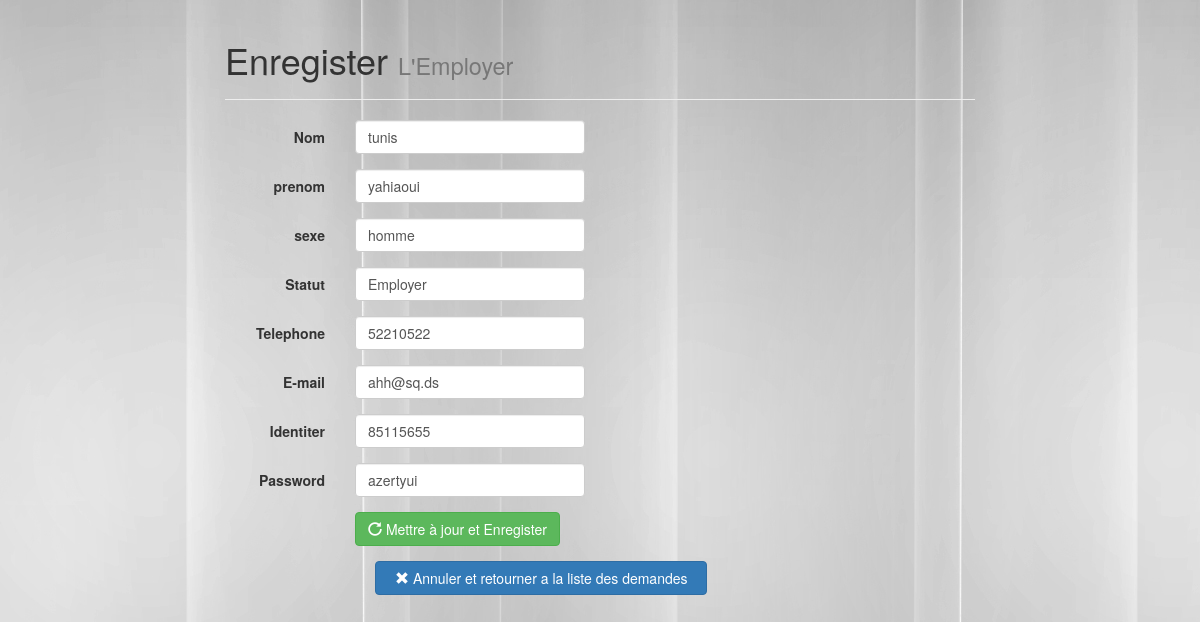
The app's page /LoginPage/list_employer.php?id=8 with its own data.
### tables this page shows
CREATE TABLE `user` (
  `id` int(8) NOT NULL,
  `nom` varchar(50) NOT NULL,
  `prenom` varchar(50) NOT NULL,
  `sexe` varchar(50) NOT NULL,
  `statut` varchar(50) NOT NULL,
  `num_tele` int(8) NOT NULL,
  `mail` varchar(50) NOT NULL,
  `cin` int(8) NOT NULL,
  `pwd` varchar(250) NOT NULL
);

### LoginPage/list_employer.php (the view, shortened to what this page needs)
<head>
      <link rel="stylesheet" href="vendor/bootstrap/css/bootstrap.css"/>
      <link rel="stylesheet" href="dist/css/formValidation.css"/>
</head>
<body background="img/ins.jpg">
<?php
$id=$_GET['id'];
$bdd = new PDO('mysql:host=localhost;dbname=login;charset=utf8', 'root', '');
$reponse = $bdd->query("SELECT * FROM user WHERE id = '$id'");
?>
<div class="container">
   <div class="row">
        <section>
		  <div class="col-lg-8 col-lg-offset-2">
			   <div class="page-header"> <h1>Enregister <small> L'Employer </small></h1> </div>
			   <form name="f" id="f" method="POST" class="form-horizontal" >
			    <?php while ($donnees = $reponse->fetch())
				{?>
				  				  <div class="form-group">
                            <label class="col-lg-2 control-label">Nom</label>
                            <div class="col-lg-4">
                            <input type="text" class=" form-control" name="Votre nom" id="nom" value="<?php echo $donnees["nom"]; ?>" />
                            </div>
               </div>
				  <div class="form-group">
                            <label class="col-lg-2 control-label">prenom</label>
                            <div class="col-lg-4">
                            <input type="text" class=" form-control" name="Votre prenom" id="prenom" value="<?php echo $donnees["prenom"]; ?>" />
                            </div>
               </div>
			    <div class="form-group">
                          <label class="col-lg-2 control-label">sexe</label>
                            <div class="col-lg-4">
                            <input type="text" class="form-control" name="Votre sexe "id="sexe" value="<?php echo $donnees["sexe"]; ?>"   />
                            </div>
				</div>
			   <div class="form-group">
                          <label class="col-lg-2 control-label">Statut</label>
                            <div class="col-lg-4">
                            <input type="text" class="form-control" name="Votre Statut"id="statut" value="<?php echo $donnees["statut"]; ?>"   />
                            </div>
			   </div>
			   <div class="form-group">
                          <label class="col-lg-2 control-label">Telephone</label>
                            <div class="col-lg-4">
                            <input type="text" class="form-control" name="Numero telephone" id="num_tele"  value="<?php echo $donnees["num_tele"]; ?>"/>
                            </div>
               </div>
				<div class="form-group">
                          <label class="col-lg-2 control-label">E-mail </label>
                            <div class="col-lg-4">
                            <input type="text" class="form-control" name="Adresse electronique" id="mail" value="<?php echo $donnees["mail"]; ?>" />
                            </div>
               </div>
			   	<div class="form-group">
                          <label class="col-lg-2 control-label">Identiter</label>
                            <div class="col-lg-4">
                            <input type="text" class="form-control" name="Carte d'identiter" id="cin" value="<?php echo $donnees["cin"]; ?>" />
                            </div>
               </div>
			   	<div class="form-group">
                          <label class="col-lg-2 control-label">Password </label>
                            <div class="col-lg-4">
                            <input type="text" class="form-control" name="radius2" id="pwd" value="<?php echo $donnees["pwd"]; ?>" />
                            </div>
               </div>
			    <?php } ?>
			   <div class="form-group">
                            <div class="col-lg-9 col-lg-offset-2">
							<a style="text-decoration: none" class="confirmModalLink" >
                             <button class="btn btn-success" >
                              <span class="glyphicon glyphicon-repeat" aria-hidden="true"></span>   Mettre à jour et Enregister
                              </button> </a>
							</div>
 			    </div>
			   </form>
		  </div>
        </section>
   </div>
</div>
<div class="col-lg-9 col-lg-offset-2">
<div class="col-lg-5 col-lg-offset-2">
<a href="list_demande.php" class="btn btn-block btn-primary"> <span class="glyphicon glyphicon-remove" aria-hidden="true">
</span> Annuler et retourner a la liste des demandes</a>
</div>
</div>
</body>
</html>

### records on screen
user: nom "tunis", prenom "yahiaoui", sexe "homme", statut "Employer", num_tele "52210522", mail "ahh@sq.ds", cin "85115655", radius2 "azertyui"
